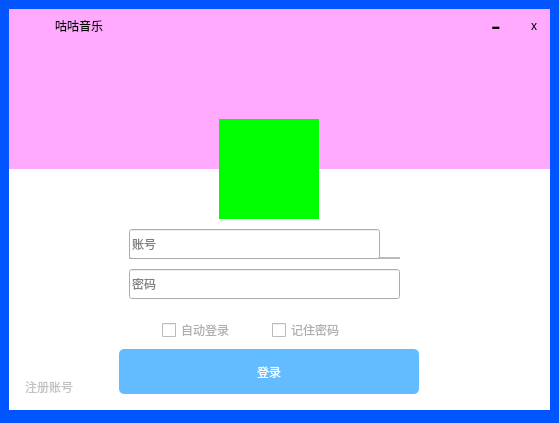
<?xml version="1.0" encoding="UTF-8"?>
<ui version="4.0">
 <class>MainWindow</class>
 <widget class="QMainWindow" name="MainWindow">
  <property name="geometry">
   <rect>
    <x>0</x>
    <y>0</y>
    <width>559</width>
    <height>423</height>
   </rect>
  </property>
  <property name="minimumSize">
   <size>
    <width>100</width>
    <height>0</height>
   </size>
  </property>
  <property name="maximumSize">
   <size>
    <width>2345346</width>
    <height>346346</height>
   </size>
  </property>
  <property name="windowTitle">
   <string>MainWindow</string>
  </property>
  <property name="styleSheet">
   <string notr="true"/>
  </property>
  <widget class="QWidget" name="centralwidget">
   <property name="styleSheet">
    <string notr="true">#centralwidget
{
	
	background-color: rgb(0, 85, 255);
}</string>
   </property>
   <layout class="QHBoxLayout" name="horizontalLayout_2">
    <item>
     <widget class="QWidget" name="widget" native="true">
      <property name="minimumSize">
       <size>
        <width>541</width>
        <height>405</height>
       </size>
      </property>
      <property name="maximumSize">
       <size>
        <width>541</width>
        <height>405</height>
       </size>
      </property>
      <widget class="QLabel" name="label">
       <property name="geometry">
        <rect>
         <x>210</x>
         <y>110</y>
         <width>100</width>
         <height>100</height>
        </rect>
       </property>
       <property name="minimumSize">
        <size>
         <width>100</width>
         <height>100</height>
        </size>
       </property>
       <property name="maximumSize">
        <size>
         <width>100</width>
         <height>100</height>
        </size>
       </property>
       <property name="styleSheet">
        <string notr="true">background-color: rgb(0, 255, 0);</string>
       </property>
       <property name="text">
        <string/>
       </property>
      </widget>
      <widget class="QWidget" name="layoutWidget_3">
       <property name="geometry">
        <rect>
         <x>0</x>
         <y>0</y>
         <width>541</width>
         <height>34</height>
        </rect>
       </property>
       <layout class="QHBoxLayout" name="horizontalLayout">
        <item>
         <widget class="QLabel" name="label_3">
          <property name="minimumSize">
           <size>
            <width>40</width>
            <height>0</height>
           </size>
          </property>
          <property name="text">
           <string/>
          </property>
         </widget>
        </item>
        <item>
         <widget class="QLabel" name="label_5">
          <property name="styleSheet">
           <string notr="true">font: 75 italic 11pt &quot;Bahnschrift&quot;;</string>
          </property>
          <property name="text">
           <string>咕咕音乐</string>
          </property>
         </widget>
        </item>
        <item>
         <spacer name="horizontalSpacer">
          <property name="orientation">
           <enum>Qt::Horizontal</enum>
          </property>
          <property name="sizeHint" stdset="0">
           <size>
            <width>40</width>
            <height>20</height>
           </size>
          </property>
         </spacer>
        </item>
        <item>
         <widget class="QPushButton" name="pushButton_5">
          <property name="minimumSize">
           <size>
            <width>32</width>
            <height>32</height>
           </size>
          </property>
          <property name="maximumSize">
           <size>
            <width>32</width>
            <height>32</height>
           </size>
          </property>
          <property name="font">
           <font>
            <family>Arial</family>
            <pointsize>22</pointsize>
            <weight>50</weight>
            <italic>false</italic>
            <bold>false</bold>
           </font>
          </property>
          <property name="cursor">
           <cursorShape>PointingHandCursor</cursorShape>
          </property>
          <property name="styleSheet">
           <string notr="true"> QPushButton{
	color: rgb(0, 0, 0);
	font: 22pt &quot;Arial&quot;;
	
border:none;
}
QPushButton:pressed {
      background-color: qlineargradient(x1: 0, y1: 0, x2: 0, y2: 1,
                                        stop: 0 #dadbde, stop: 1 #f6f7fa);
  }
</string>
          </property>
          <property name="text">
           <string>-</string>
          </property>
         </widget>
        </item>
        <item>
         <widget class="QPushButton" name="pushButton_3">
          <property name="minimumSize">
           <size>
            <width>32</width>
            <height>32</height>
           </size>
          </property>
          <property name="maximumSize">
           <size>
            <width>32</width>
            <height>32</height>
           </size>
          </property>
          <property name="cursor">
           <cursorShape>PointingHandCursor</cursorShape>
          </property>
          <property name="styleSheet">
           <string notr="true"> QPushButton{
	color: rgb(0, 0, 0);
	font: 87 22pt &quot;Arial&quot;;
	
border:none;
}
QPushButton:pressed {
      background-color: qlineargradient(x1: 0, y1: 0, x2: 0, y2: 1,
                                        stop: 0 #dadbde, stop: 1 #f6f7fa);
  }
</string>
          </property>
          <property name="text">
           <string>x</string>
          </property>
         </widget>
        </item>
       </layout>
       <zorder>label_3</zorder>
       <zorder>pushButton_3</zorder>
       <zorder>horizontalSpacer</zorder>
       <zorder>pushButton_5</zorder>
       <zorder>label_5</zorder>
      </widget>
      <widget class="QPushButton" name="pushButton_login">
       <property name="geometry">
        <rect>
         <x>110</x>
         <y>340</y>
         <width>300</width>
         <height>45</height>
        </rect>
       </property>
       <property name="minimumSize">
        <size>
         <width>300</width>
         <height>45</height>
        </size>
       </property>
       <property name="maximumSize">
        <size>
         <width>300</width>
         <height>45</height>
        </size>
       </property>
       <property name="cursor">
        <cursorShape>PointingHandCursor</cursorShape>
       </property>
       <property name="styleSheet">
        <string notr="true">#pushButton_login{
background-color: rgb(99, 188, 255);
color: rgb(255, 255, 255);
border-radius: 5px;
}
#pushButton_login:hover{
background-color: rgb(99, 170, 255);
color: rgb(255, 255, 255);
border-radius: 5px;

}
#pushButton_login:pressed{
background-color: rgb(99, 188, 255);
color: rgb(255, 255, 255);
border-radius: 5px;
padding-left:2px;
padding-top:2px;
}</string>
       </property>
       <property name="text">
        <string>登录</string>
       </property>
      </widget>
      <widget class="QLineEdit" name="LineEdit">
       <property name="geometry">
        <rect>
         <x>120</x>
         <y>220</y>
         <width>251</width>
         <height>30</height>
        </rect>
       </property>
       <property name="minimumSize">
        <size>
         <width>200</width>
         <height>30</height>
        </size>
       </property>
       <property name="placeholderText">
        <string>账号</string>
       </property>
      </widget>
      <widget class="QComboBox" name="comboBox">
       <property name="geometry">
        <rect>
         <x>120</x>
         <y>220</y>
         <width>271</width>
         <height>30</height>
        </rect>
       </property>
       <property name="minimumSize">
        <size>
         <width>0</width>
         <height>30</height>
        </size>
       </property>
       <property name="maximumSize">
        <size>
         <width>16777215</width>
         <height>30</height>
        </size>
       </property>
       <property name="styleSheet">
        <string notr="true">QComboBox {
    font-size: 15px;
    border: none; /* 其他边框样式设置为无 */
    padding: 5px;
    border-bottom: 2px solid rgb(186, 186, 186);
	background-color: rgb(255, 255, 255);
}

QComboBox::drop-down {
    border-style: none; /* 移除下拉箭头的边框 */
    width: 20px;
    background-color: rgb(255, 255, 255);
}

QComboBox::down-arrow {
    border-image: url(:/tu/jietou1.png);
}

QComboBox::down-arrow:pressed {
    border-image: url(:/tu/上拉箭头.png);
}

QComboBox:hover {
    border-bottom: 2px solid rgb(52, 152, 219); /* 鼠标悬停时的下边框颜色 */
}

QComboBox:pressed {
    border-bottom: 2px solid rgb(52, 152, 219); /* 点击时的下边框颜色 */
}

QComboBox QAbstractItemView {
    border: none; /* 移除下拉列表边框 */
    border-radius: 5px; /* 可选：圆角 */
    selection-background-color: rgb(52, 152, 219); /* 选择项背景颜色 */
    selection-color: white; /* 选择项文字颜色 */
}

QComboBox QAbstractItemView::item {
    min-height: 50px;
    min-width: 60px;
}
</string>
       </property>
      </widget>
      <widget class="QPushButton" name="pushButton_4">
       <property name="geometry">
        <rect>
         <x>10</x>
         <y>370</y>
         <width>60</width>
         <height>15</height>
        </rect>
       </property>
       <property name="minimumSize">
        <size>
         <width>20</width>
         <height>10</height>
        </size>
       </property>
       <property name="maximumSize">
        <size>
         <width>60</width>
         <height>16777215</height>
        </size>
       </property>
       <property name="cursor">
        <cursorShape>PointingHandCursor</cursorShape>
       </property>
       <property name="styleSheet">
        <string notr="true"> QPushButton{
	color: rgb(194, 194, 194);
border:none;
}
QPushButton:pressed {
      background-color: qlineargradient(x1: 0, y1: 0, x2: 0, y2: 1,
                                        stop: 0 #dadbde, stop: 1 #f6f7fa);
  }


#pushButton_4:hover{
color: rgb(120, 120, 120);
}






</string>
       </property>
       <property name="text">
        <string>注册账号</string>
       </property>
      </widget>
      <widget class="QLineEdit" name="LineEdit_2">
       <property name="geometry">
        <rect>
         <x>120</x>
         <y>260</y>
         <width>271</width>
         <height>30</height>
        </rect>
       </property>
       <property name="minimumSize">
        <size>
         <width>200</width>
         <height>30</height>
        </size>
       </property>
       <property name="echoMode">
        <enum>QLineEdit::Password</enum>
       </property>
       <property name="placeholderText">
        <string>密码</string>
       </property>
      </widget>
      <widget class="QLabel" name="label_2">
       <property name="geometry">
        <rect>
         <x>0</x>
         <y>0</y>
         <width>541</width>
         <height>161</height>
        </rect>
       </property>
       <property name="styleSheet">
        <string notr="true">background-color: rgb(255, 170, 255);
</string>
       </property>
       <property name="text">
        <string/>
       </property>
      </widget>
      <widget class="QLabel" name="label_4">
       <property name="geometry">
        <rect>
         <x>0</x>
         <y>160</y>
         <width>541</width>
         <height>241</height>
        </rect>
       </property>
       <property name="styleSheet">
        <string notr="true">background-color: rgb(255, 255, 255);</string>
       </property>
       <property name="text">
        <string/>
       </property>
      </widget>
      <widget class="QWidget" name="layoutWidget">
       <property name="geometry">
        <rect>
         <x>80</x>
         <y>310</y>
         <width>356</width>
         <height>22</height>
        </rect>
       </property>
       <layout class="QHBoxLayout" name="horizontalLayout_3">
        <property name="spacing">
         <number>10</number>
        </property>
        <item>
         <spacer name="horizontalSpacer_5">
          <property name="orientation">
           <enum>Qt::Horizontal</enum>
          </property>
          <property name="sizeHint" stdset="0">
           <size>
            <width>40</width>
            <height>20</height>
           </size>
          </property>
         </spacer>
        </item>
        <item>
         <widget class="QCheckBox" name="checkBox">
          <property name="minimumSize">
           <size>
            <width>100</width>
            <height>0</height>
           </size>
          </property>
          <property name="styleSheet">
           <string notr="true">color: rgb(176, 176, 176);</string>
          </property>
          <property name="text">
           <string>自动登录</string>
          </property>
         </widget>
        </item>
        <item>
         <widget class="QCheckBox" name="checkBox_2">
          <property name="minimumSize">
           <size>
            <width>100</width>
            <height>0</height>
           </size>
          </property>
          <property name="styleSheet">
           <string notr="true">color: rgb(176, 176, 176);</string>
          </property>
          <property name="text">
           <string>记住密码</string>
          </property>
         </widget>
        </item>
        <item>
         <spacer name="horizontalSpacer_6">
          <property name="orientation">
           <enum>Qt::Horizontal</enum>
          </property>
          <property name="sizeHint" stdset="0">
           <size>
            <width>40</width>
            <height>20</height>
           </size>
          </property>
         </spacer>
        </item>
       </layout>
      </widget>
      <zorder>label_2</zorder>
      <zorder>label_4</zorder>
      <zorder>label</zorder>
      <zorder>layoutWidget_3</zorder>
      <zorder>pushButton_login</zorder>
      <zorder>pushButton_4</zorder>
      <zorder>LineEdit_2</zorder>
      <zorder>layoutWidget</zorder>
      <zorder>comboBox</zorder>
      <zorder>LineEdit</zorder>
     </widget>
    </item>
   </layout>
  </widget>
 </widget>
 <resources/>
 <connections/>
</ui>
